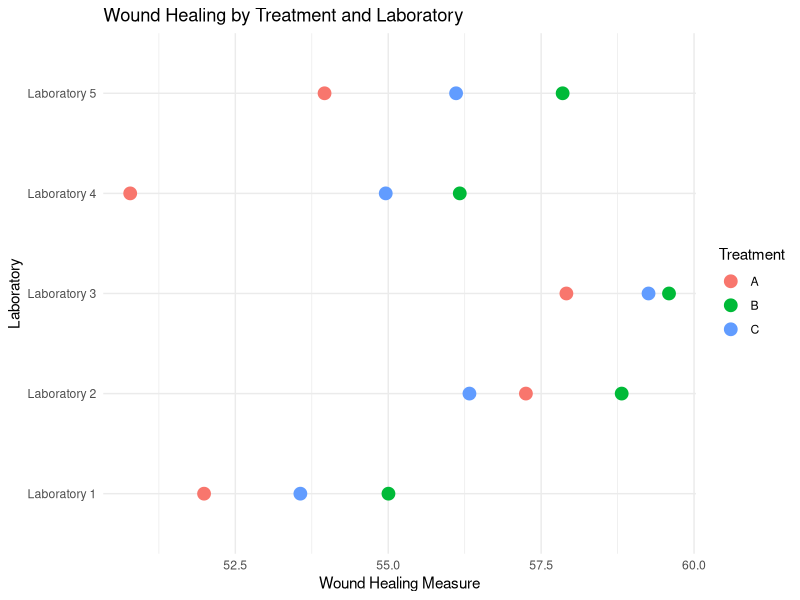
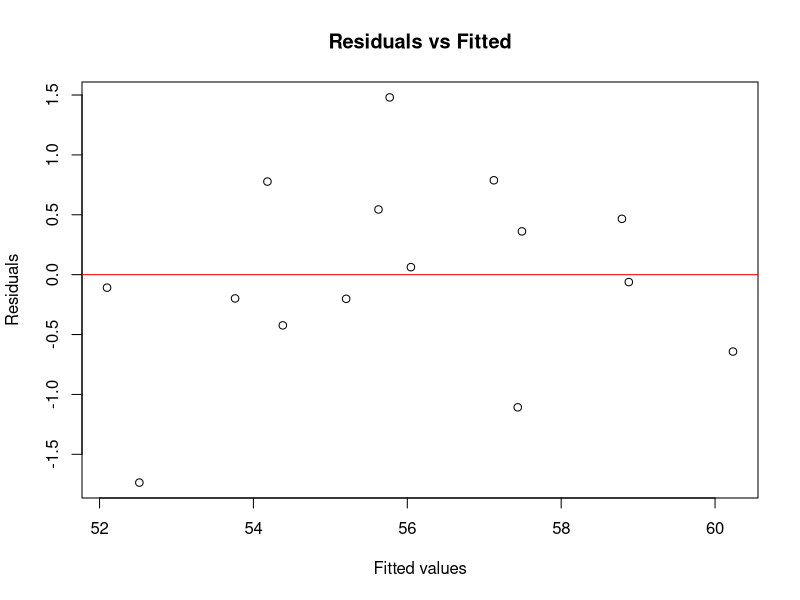
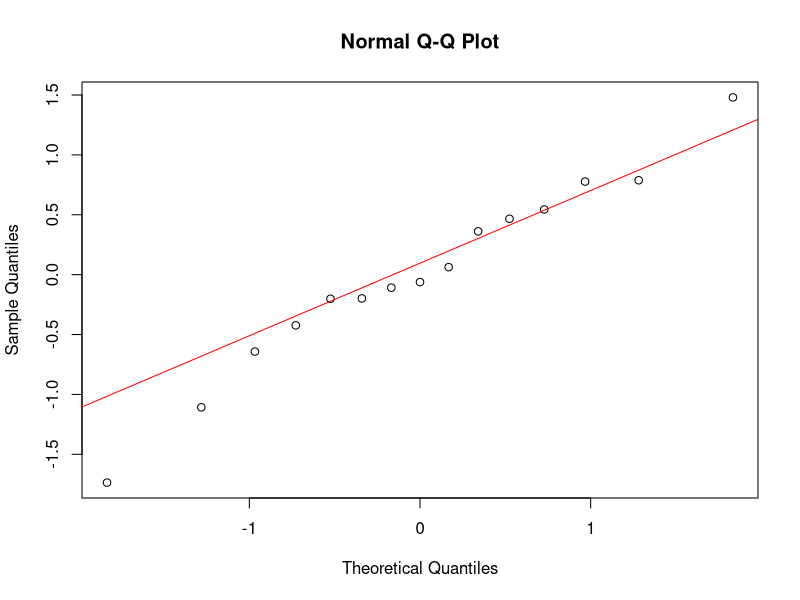

These charts were generated, in order, by the following R code:
## ---- chunk 1
#| label: setup
#| include: false

# configure global options for R code chunks:
# warning = F to suppress the display of warning messages generated during the execution of code chunks
# message = F to suppress the display of messages produced during the execution of code chunks
knitr::opts_chunk$set(warning = FALSE, message = FALSE)

# This qmd file requires the following packages to be installed:
#c("dplyr", "ggplot2", "emmeans", "lme4", "lmerTest")
## ---- chunk 2
# Set seed for reproducibility
set.seed(456)

# Define blocks and treatments
blocks <- factor(paste0("Laboratory ", rep(1:5, each = 3)))  # Labs 1 to 5
treatments <- factor(rep(c("A", "B", "C"), times = 5))

# Simulate data
block_effect <- rnorm(5, mean = 0, sd = 2)  # Random effect for each block
treatment_effect <- c(A = 5, B = 7, C = 6)  # Fixed effects for treatments

# Create data frame
data_block <- data.frame(
  Laboratory = blocks,
  Treatment = treatments,
  WoundHealing = NA
)

# Assign responses
for (i in 1:nrow(data_block)) {
  b <- as.numeric(data_block$Laboratory[i])
  t <- data_block$Treatment[i]
  data_block$WoundHealing[i] <-
    50 + block_effect[b] + treatment_effect[t] + rnorm(1, mean = 0, sd = 1)
}
## ---- chunk 3
library(ggplot2)
ggplot(data_block, aes(x = WoundHealing, y = Laboratory, color = Treatment)) +
  geom_point(size = 4) +
  labs(title = "Wound Healing by Treatment and Laboratory",
       x = "Wound Healing Measure",
       y = "Laboratory") +
  theme_minimal()
## ---- chunk 4
library(dplyr)

# Summarizing data by Treatment
summary_stats_treatment <- data_block %>%
  group_by(Treatment) %>%
  summarise(
    Mean_WoundHealing = mean(WoundHealing),
    SD_WoundHealing = sd(WoundHealing)
  )

# Summarizing data by Laboratory
summary_stats_laboratory <- data_block %>%
  group_by(Laboratory) %>%
  summarise(
    Mean_WoundHealing = mean(WoundHealing),
    SD_WoundHealing = sd(WoundHealing)
  )

# Displaying the produced summary tables
summary_stats_treatment
summary_stats_laboratory
## ---- chunk 5
library(lmerTest)

options(contrasts = c("contr.sum", "contr.poly"))  # Effects coding

model_block <- lmer(WoundHealing ~ Treatment + (1 | Laboratory), data = data_block)
summary(model_block)
## ---- chunk 6
# Obtain ANOVA table for the fixed effects
anova(model_block)

# Calculate estimated marginal means for the Treatment variable
ls_means(model_block)
## ---- chunk 7
# Compute pairwise differences of the estimated marginal means 
emms <- ls_means(model_block, pairwise=TRUE)
emms

# Retrieve the p-values from the emms object and adjust them 
# for multiple testing using the Bonferroni correction
p.adjust(emms$`Pr(>|t|)`, method="bonferroni")
## ---- chunk 8
# Extract conditional residuals
residuals_cond <- resid(model_block)

# Residuals vs Fitted
plot(fitted(model_block), residuals_cond,
     main = "Residuals vs Fitted",
     xlab = "Fitted values",
     ylab = "Residuals")
abline(h = 0, col = "red")

# Normal Q-Q Plot
qqnorm(residuals_cond)
qqline(residuals_cond, col = "red")
